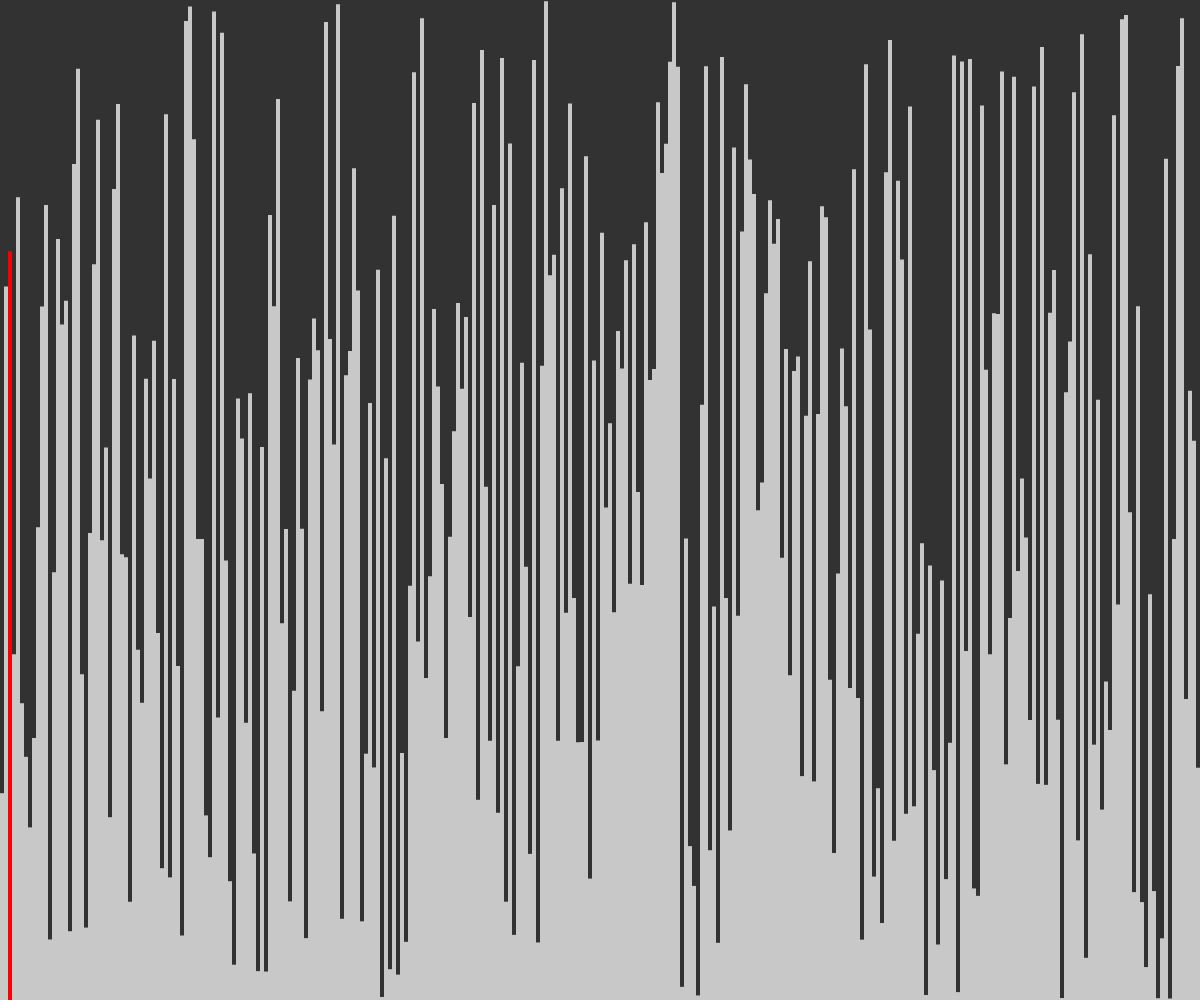
Frame 1 (no input)
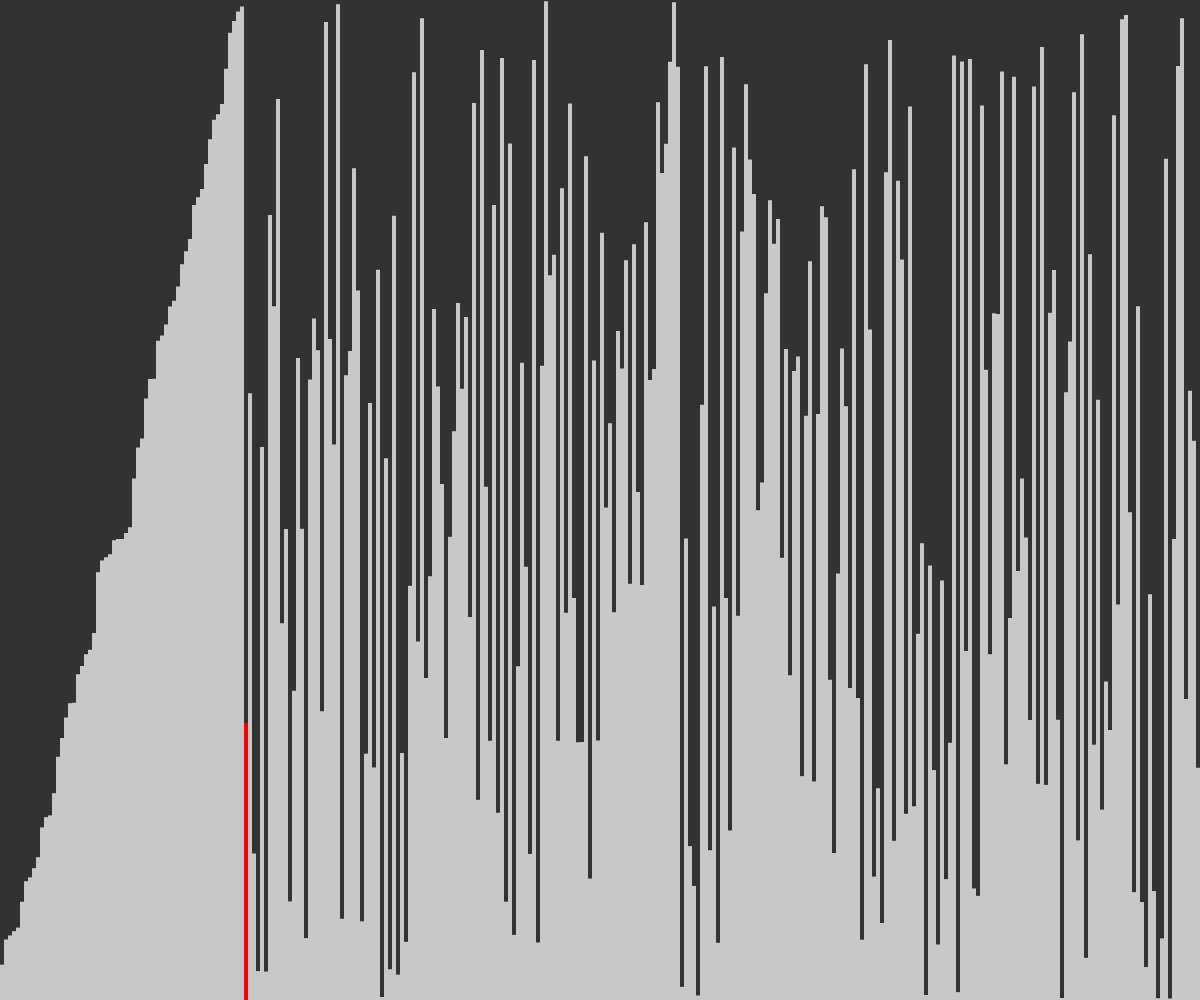
Frame 60 (no input)
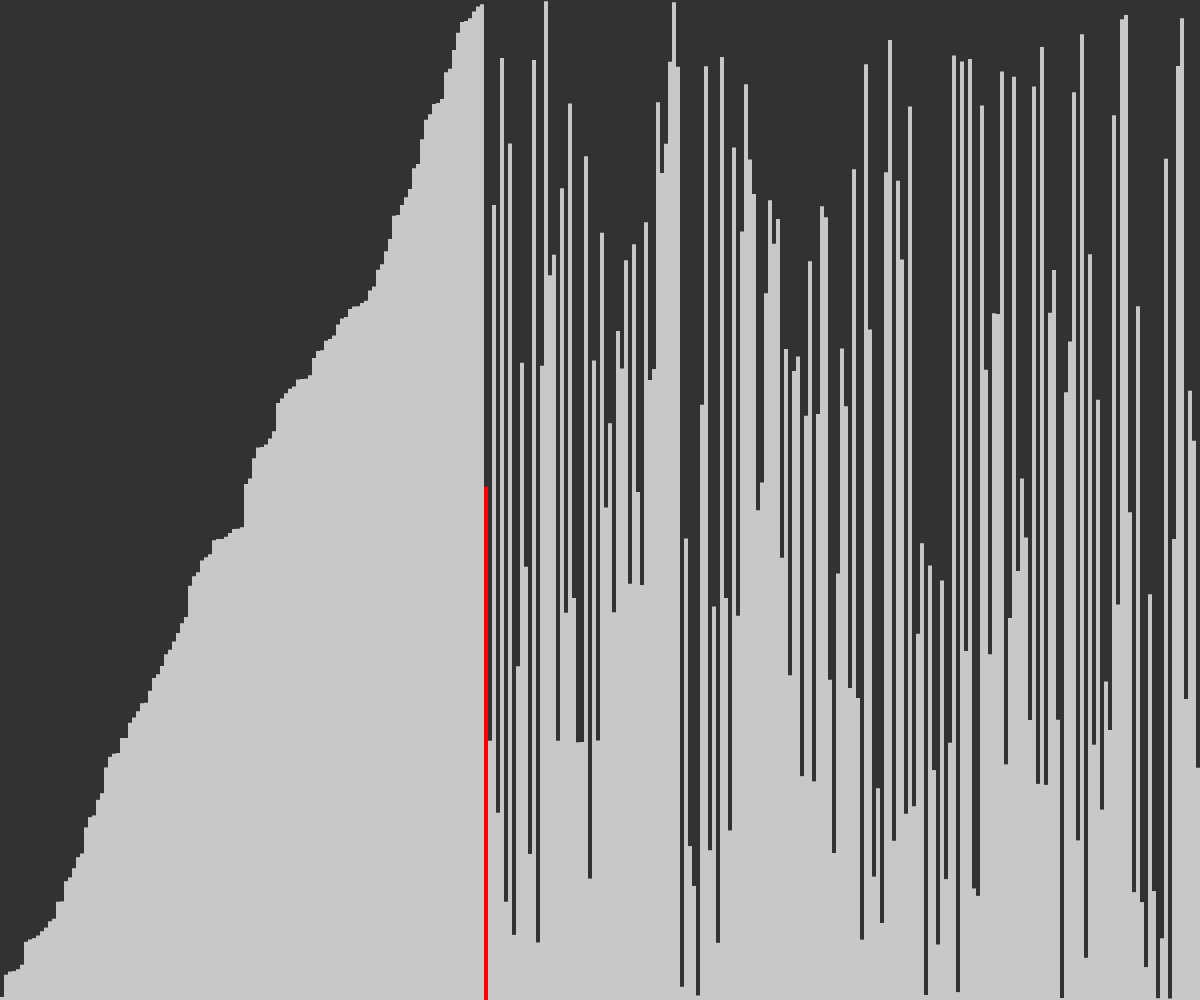
Frame 120 (the mouse pressed at the canvas centre since frame 60)

The p5.js sketch that drew these frames (run headless with seeded random() and noise() and a simulated clock; from frame 60 on, the mouse is pressed at the canvas centre):

// p5.js sketch
// ── sketch.js
let values = new Array(300);
let t0;
let maxBarLength;
let barWidth;

function setup() {
  createCanvas(windowWidth, windowHeight);
  maxBarLength = height - 1;
  barWidth = width / values.length;
  t0 = performance.now();
  for(let i = 0; i < values.length; i++) {
    values[i] = random(maxBarLength);
  }
}

let isSorted = false;
let comparisons = 0;
let i = 1;

function draw() {
  background(50);
  noStroke();
  frameRate(60);
  if (i < values.length) {
    let temp = values[i];
    let j = i;
    while(j > 0 && values[j-1] > temp) {
      values[j] = values[j-1];
      j--;
      comparisons++;
    }
    values[j] = temp;
  } else {
      let time = round(performance.now() - t0) / 1000;
      print("finished");
      print(`Sorted ${values.length} elements in   approximately ${time} seconds.`);
      isSorted = true;  
      noLoop();
      }
  i++;
  displayBars(); 
}

function displayBars() {
  for(let k = 0; k < values.length; k++) {
    if(k == i)
      fill(250, 0, 0);
    else if(isSorted)
      fill(250, 0, 0);
    else
      fill(200);
    rect(k * barWidth, height - values[k], barWidth, values[k]);
  }
  fill(0, 255, 0)
}
